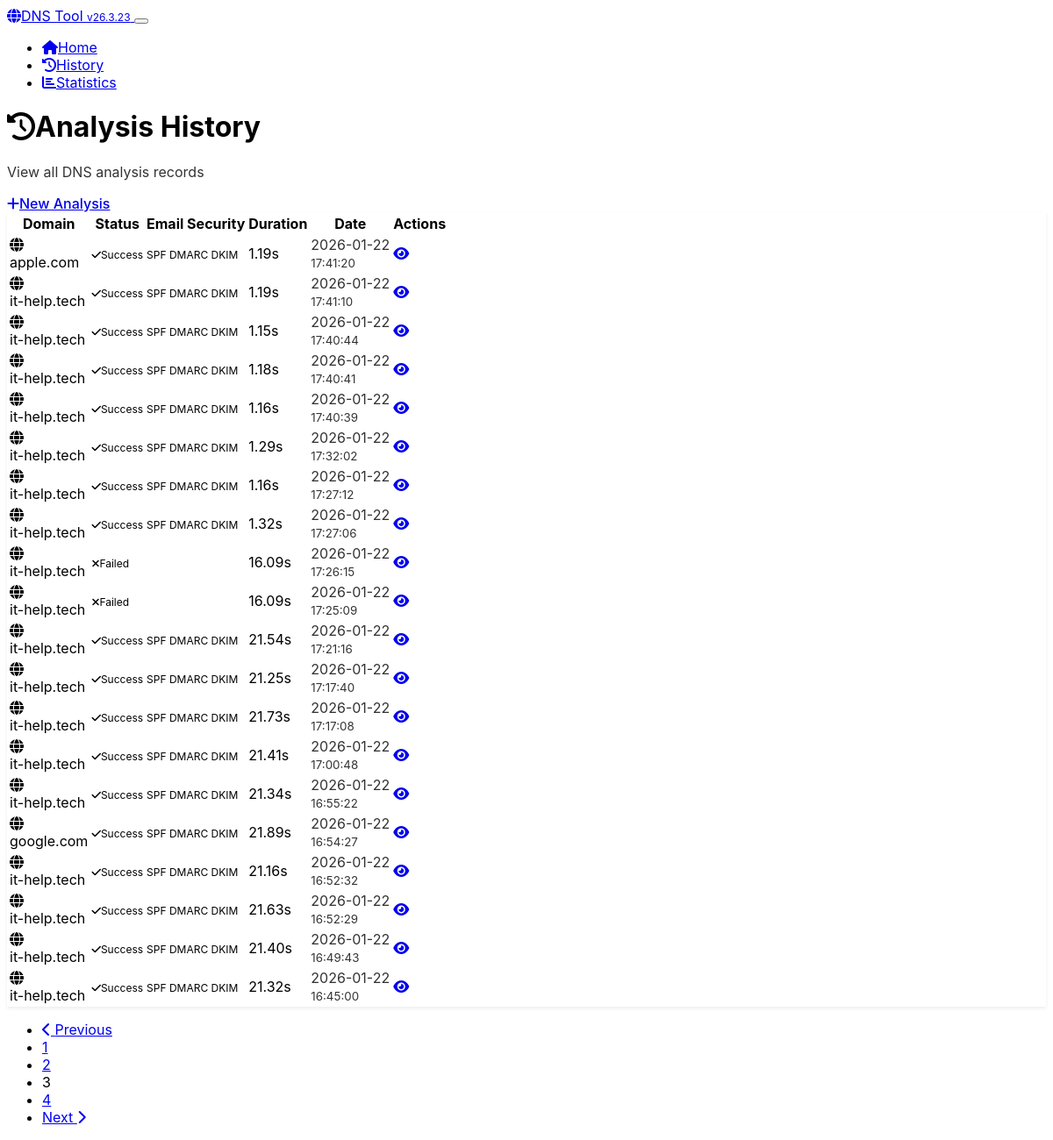
The page /history?page=3 on the database its author committed.
### app.py (models this page shows, shortened)
class DomainAnalysis(db.Model):
    __tablename__ = 'domain_analyses'
    id = db.Column(db.Integer, primary_key=True)
    domain = db.Column(db.String(255), nullable=False, index=True)
    ascii_domain = db.Column(db.String(255), nullable=False)
    basic_records = db.Column(JSON)
    authoritative_records = db.Column(JSON)
    spf_status = db.Column(db.String(20))
    spf_records = db.Column(JSON)
    dmarc_status = db.Column(db.String(20))
    dmarc_policy = db.Column(db.String(20))
    dmarc_records = db.Column(JSON)
    dkim_status = db.Column(db.String(20))
    dkim_selectors = db.Column(JSON)
    registrar_name = db.Column(db.String(255))
    registrar_source = db.Column(db.String(20))
    analysis_success = db.Column(db.Boolean, default=True)
    error_message = db.Column(db.Text)
    analysis_duration = db.Column(db.Float)  # seconds
    created_at = db.Column(db.DateTime, default=datetime.utcnow, nullable=False)
    updated_at = db.Column(db.DateTime, default=datetime.utcnow, onupdate=datetime.utcnow)

### app.py (the view)
@app.route('/history')
def history():
    page = request.args.get('page', 1, type=int)
    per_page = 20
    analyses = DomainAnalysis.query.order_by(
        DomainAnalysis.created_at.desc()
    ).paginate(
        page=page, per_page=per_page, error_out=False
    )
    return render_template('history.html', analyses=analyses)

### app.py (called while the page is built)
@app.context_processor
def inject_version():
    return {'app_version': APP_VERSION}

### templates/history.html (shortened to what this page needs)
<!DOCTYPE html>
<html lang="en" data-bs-theme="dark">
<head>
    <link href="https://cdn.replit.com/agent/bootstrap-agent-dark-theme.min.css" rel="stylesheet">
    <link href="{{ url_for('static', filename='css/custom.css') }}" rel="stylesheet">
    <link rel="preload" href="https://cdnjs.cloudflare.com/ajax/libs/font-awesome/6.4.0/css/all.min.css" as="style" onload="this.onload=null;this.rel='stylesheet'">
</head>
<body>
    <nav class="navbar navbar-expand-lg navbar-dark bg-dark">
        <div class="container">
            <a class="navbar-brand" href="{{ url_for('index') }}">
                <i class="fas fa-globe me-2"></i>DNS Tool <span class="badge bg-secondary ms-1">v{{ app_version }}</span>
            </a>
            <button class="navbar-toggler" type="button" data-bs-toggle="collapse" data-bs-target="#navbarNav">
            </button>
            <div class="collapse navbar-collapse" id="navbarNav">
                <ul class="navbar-nav ms-auto">
                    <li class="nav-item">
                        <a class="nav-link" href="{{ url_for('index') }}">
                            <i class="fas fa-home me-1"></i>Home
                        </a>
                    </li>
                    <li class="nav-item">
                        <a class="nav-link active" href="{{ url_for('history') }}">
                            <i class="fas fa-history me-1"></i>History
                        </a>
                    </li>
                    <li class="nav-item">
                        <a class="nav-link" href="{{ url_for('stats') }}">
                            <i class="fas fa-chart-bar me-1"></i>Statistics
                        </a>
                    </li>
                </ul>
            </div>
        </div>
    </nav>
    <div class="container my-4">
        <div class="d-flex justify-content-between align-items-center mb-4">
            <div>
                <h1 class="h3 mb-1">
                    <i class="fas fa-history me-2"></i>Analysis History
                </h1>
                <p class="text-muted mb-0">View all DNS analysis records</p>
            </div>
            <a href="{{ url_for('index') }}" class="btn btn-primary">
                <i class="fas fa-plus me-2"></i>New Analysis
            </a>
        </div>
        {% if analyses.items %}
            <div class="card">
                <div class="card-body">
                    <div class="table-responsive">
                        <table class="table table-hover mb-0">
                            <thead>
                                <tr>
                                    <th>Domain</th>
                                    <th>Status</th>
                                    <th>Email Security</th>
                                    <th>Duration</th>
                                    <th>Date</th>
                                    <th>Actions</th>
                                </tr>
                            </thead>
                            <tbody>
                                {% for analysis in analyses.items %}
                                <tr>
                                    <td>
                                        <div class="d-flex align-items-center">
                                            <i class="fas fa-globe text-primary me-2"></i>
                                            <div>
                                                <div class="fw-medium">{{ analysis.domain }}</div>
                                            </div>
                                        </div>
                                    </td>
                                    <td>
                                        {% if analysis.analysis_success %}
                                            <span class="badge bg-success">
                                                <i class="fas fa-check me-1"></i>Success
                                            </span>
                                        {% else %}
                                            <span class="badge bg-danger">
                                                <i class="fas fa-times me-1"></i>Failed
                                            </span>
                                        {% endif %}
                                    </td>
                                    <td>
                                        <div class="d-flex gap-1">
                                            {% if analysis.spf_status %}
                                                <span class="badge bg-{{ 'success' if analysis.spf_status == 'success' else 'warning' if analysis.spf_status == 'warning' else 'danger' }}" title="SPF">
                                                    SPF
                                                </span>
                                            {% endif %}
                                            {% if analysis.dmarc_status %}
                                                <span class="badge bg-{{ 'success' if analysis.dmarc_status == 'success' else 'warning' if analysis.dmarc_status == 'warning' else 'danger' }}" title="DMARC">
                                                    DMARC
                                                </span>
                                            {% endif %}
                                            {% if analysis.dkim_status %}
                                                <span class="badge bg-{{ 'success' if analysis.dkim_status == 'success' else 'warning' }}" title="DKIM">
                                                    DKIM
                                                </span>
                                            {% endif %}
                                        </div>
                                    </td>
                                    <td>
                                        {% if analysis.analysis_duration %}
                                            {{ "%.2f"|format(analysis.analysis_duration) }}s
                                        {% else %}
                                            -
                                        {% endif %}
                                    </td>
                                    <td>
                                        <div class="text-muted">
                                            {{ analysis.created_at.strftime('%Y-%m-%d') }}<br>
                                            <small>{{ analysis.created_at.strftime('%H:%M:%S') }}</small>
                                        </div>
                                    </td>
                                    <td>
                                        <div class="btn-group" role="group">
                                            <a href="{{ url_for('view_analysis', analysis_id=analysis.id) }}"
                                               class="btn btn-sm btn-outline-primary" title="View Details">
                                                <i class="fas fa-eye"></i>
                                            </a>
                                        </div>
                                    </td>
                                </tr>
                                {% endfor %}
                            </tbody>
                        </table>
                    </div>
                </div>
            </div>
            {% if analyses.pages > 1 %}
                <nav aria-label="Analysis history pagination" class="mt-4">
                    <ul class="pagination justify-content-center">
                        {% if analyses.has_prev %}
                            <li class="page-item">
                                <a class="page-link" href="{{ url_for('history', page=analyses.prev_num) }}">
                                    <i class="fas fa-chevron-left"></i> Previous
                                </a>
                            </li>
                        {% endif %}
                        {% for page_num in analyses.iter_pages() %}
                            {% if page_num %}
                                {% if page_num != analyses.page %}
                                    <li class="page-item">
                                        <a class="page-link" href="{{ url_for('history', page=page_num) }}">{{ page_num }}</a>
                                    </li>
                                {% else %}
                                    <li class="page-item active">
                                        <span class="page-link">{{ page_num }}</span>
                                    </li>
                                {% endif %}
                            {% else %}
                                <li class="page-item disabled">
                                    <span class="page-link">...</span>
                                </li>
                            {% endif %}
                        {% endfor %}
                        {% if analyses.has_next %}
                            <li class="page-item">
                                <a class="page-link" href="{{ url_for('history', page=analyses.next_num) }}">
                                    Next <i class="fas fa-chevron-right"></i>
                                </a>
                            </li>
                        {% endif %}
                    </ul>
                </nav>
            {% endif %}
        {% endif %}
    </div>
</body>
</html>

### static/css/custom.css (style rules this page uses)
:root { --code-bg: hsl(210, 11%, 15%); --code-border: hsl(210, 11%, 25%); --feature-icon-size: 3rem; }
body { font-family: -apple-system, BlinkMacSystemFont, 'Segoe UI', Roboto, sans-serif; }
.card { border: 1px solid var(--bs-border-color); box-shadow: 0 0.125rem 0.25rem rgba(0, 0, 0, 0.075); }
.badge { font-size: 0.75em; }
.btn { border-radius: 0.375rem; font-weight: 500; }
.text-muted { opacity: 0.8; }

### rows shown on the page
DomainAnalysis: domain "apple.com", analysis_success True (drawn), analysis_duration "1.19", created_at "2026-01-22", created_at "17:41:20"
DomainAnalysis: domain "it-help.tech", analysis_success True (drawn), analysis_duration "1.19", created_at "2026-01-22", created_at "17:41:10"
DomainAnalysis: domain "it-help.tech", analysis_success True (drawn), analysis_duration "1.15", created_at "2026-01-22", created_at "17:40:44"
DomainAnalysis: domain "it-help.tech", analysis_success True (drawn), analysis_duration "1.18", created_at "2026-01-22", created_at "17:40:41"
DomainAnalysis: domain "it-help.tech", analysis_success True (drawn), analysis_duration "1.16", created_at "2026-01-22", created_at "17:40:39"
DomainAnalysis: domain "it-help.tech", analysis_success True (drawn), analysis_duration "1.29", created_at "2026-01-22", created_at "17:32:02"
DomainAnalysis: domain "it-help.tech", analysis_success True (drawn), analysis_duration "1.16", created_at "2026-01-22", created_at "17:27:12"
DomainAnalysis: domain "it-help.tech", analysis_success True (drawn), analysis_duration "1.32", created_at "2026-01-22", created_at "17:27:06"
DomainAnalysis: domain "it-help.tech", analysis_success False (drawn), analysis_duration "16.09", created_at "2026-01-22", created_at "17:26:15"
DomainAnalysis: domain "it-help.tech", analysis_success False (drawn), analysis_duration "16.09", created_at "2026-01-22", created_at "17:25:09"
DomainAnalysis: domain "it-help.tech", analysis_success True (drawn), analysis_duration "21.54", created_at "2026-01-22", created_at "17:21:16"
DomainAnalysis: domain "it-help.tech", analysis_success True (drawn), analysis_duration "21.25", created_at "2026-01-22", created_at "17:17:40"
DomainAnalysis: domain "it-help.tech", analysis_success True (drawn), analysis_duration "21.73", created_at "2026-01-22", created_at "17:17:08"
DomainAnalysis: domain "it-help.tech", analysis_success True (drawn), analysis_duration "21.41", created_at "2026-01-22", created_at "17:00:48"
DomainAnalysis: domain "it-help.tech", analysis_success True (drawn), analysis_duration "21.34", created_at "2026-01-22", created_at "16:55:22"
DomainAnalysis: domain "google.com", analysis_success True (drawn), analysis_duration "21.89", created_at "2026-01-22", created_at "16:54:27"
DomainAnalysis: domain "it-help.tech", analysis_success True (drawn), analysis_duration "21.16", created_at "2026-01-22", created_at "16:52:32"
DomainAnalysis: domain "it-help.tech", analysis_success True (drawn), analysis_duration "21.63", created_at "2026-01-22", created_at "16:52:29"
DomainAnalysis: domain "it-help.tech", analysis_success True (drawn), analysis_duration "21.40", created_at "2026-01-22", created_at "16:49:43"
DomainAnalysis: domain "it-help.tech", analysis_success True (drawn), analysis_duration "21.32", created_at "2026-01-22", created_at "16:45:00"

### other values the page prints
{{ app_version }} "26.3.23"
{{ page_num }} "1" "2" "4"
{{ page_num }} "3"
